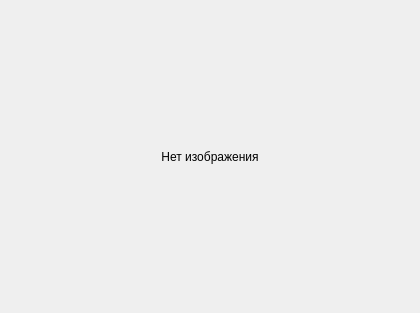
<?xml version="1.0" encoding="UTF-8"?>
<ui version="4.0">
 <class>MapWidget</class>
 <widget class="QWidget" name="MapWidget">
  <property name="geometry">
   <rect>
    <x>0</x>
    <y>0</y>
    <width>420</width>
    <height>313</height>
   </rect>
  </property>
  <property name="windowTitle">
   <string>Яндекс.Карты</string>
  </property>
  <layout class="QGridLayout" name="gridLayout">
   <property name="leftMargin">
    <number>0</number>
   </property>
   <property name="topMargin">
    <number>0</number>
   </property>
   <property name="rightMargin">
    <number>0</number>
   </property>
   <property name="bottomMargin">
    <number>0</number>
   </property>
   <property name="horizontalSpacing">
    <number>0</number>
   </property>
   <item row="0" column="0">
    <widget class="QLabel" name="mapImage">
     <property name="text">
      <string>Нет изображения</string>
     </property>
     <property name="alignment">
      <set>Qt::AlignCenter</set>
     </property>
    </widget>
   </item>
  </layout>
 </widget>
 <resources/>
 <connections/>
</ui>
